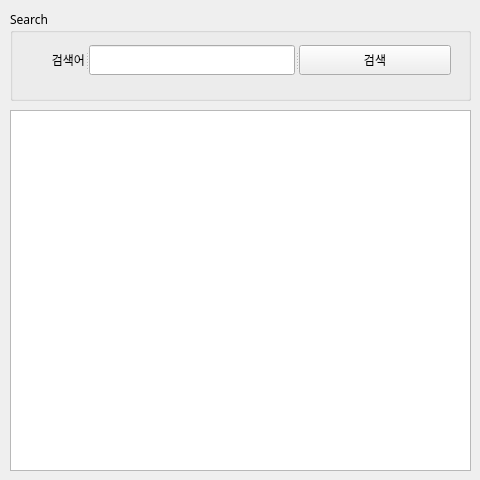
<?xml version="1.0" encoding="UTF-8"?>
<ui version="4.0">
 <class>Form</class>
 <widget class="QWidget" name="Form">
  <property name="geometry">
   <rect>
    <x>0</x>
    <y>0</y>
    <width>480</width>
    <height>480</height>
   </rect>
  </property>
  <property name="sizePolicy">
   <sizepolicy hsizetype="Fixed" vsizetype="Fixed">
    <horstretch>0</horstretch>
    <verstretch>0</verstretch>
   </sizepolicy>
  </property>
  <property name="font">
   <font>
    <family>나눔고딕코딩</family>
   </font>
  </property>
  <property name="windowTitle">
   <string>네이버영화 검색</string>
  </property>
  <property name="windowIcon">
   <iconset>
    <normaloff>naver_icon/naver_icon.png</normaloff>naver_icon/naver_icon.png</iconset>
  </property>
  <widget class="QGroupBox" name="groupBox">
   <property name="geometry">
    <rect>
     <x>10</x>
     <y>10</y>
     <width>461</width>
     <height>91</height>
    </rect>
   </property>
   <property name="title">
    <string>Search</string>
   </property>
   <widget class="QSplitter" name="splitter">
    <property name="geometry">
     <rect>
      <x>10</x>
      <y>35</y>
      <width>431</width>
      <height>30</height>
     </rect>
    </property>
    <property name="orientation">
     <enum>Qt::Horizontal</enum>
    </property>
    <widget class="QLabel" name="label">
     <property name="text">
      <string>검색어</string>
     </property>
     <property name="alignment">
      <set>Qt::AlignRight|Qt::AlignTrailing|Qt::AlignVCenter</set>
     </property>
    </widget>
    <widget class="QLineEdit" name="txtSearch"/>
    <widget class="QPushButton" name="btnSearch">
     <property name="text">
      <string>검색</string>
     </property>
    </widget>
   </widget>
  </widget>
  <widget class="QTableWidget" name="tblResult">
   <property name="geometry">
    <rect>
     <x>10</x>
     <y>110</y>
     <width>461</width>
     <height>361</height>
    </rect>
   </property>
  </widget>
 </widget>
 <resources/>
 <connections/>
</ui>
